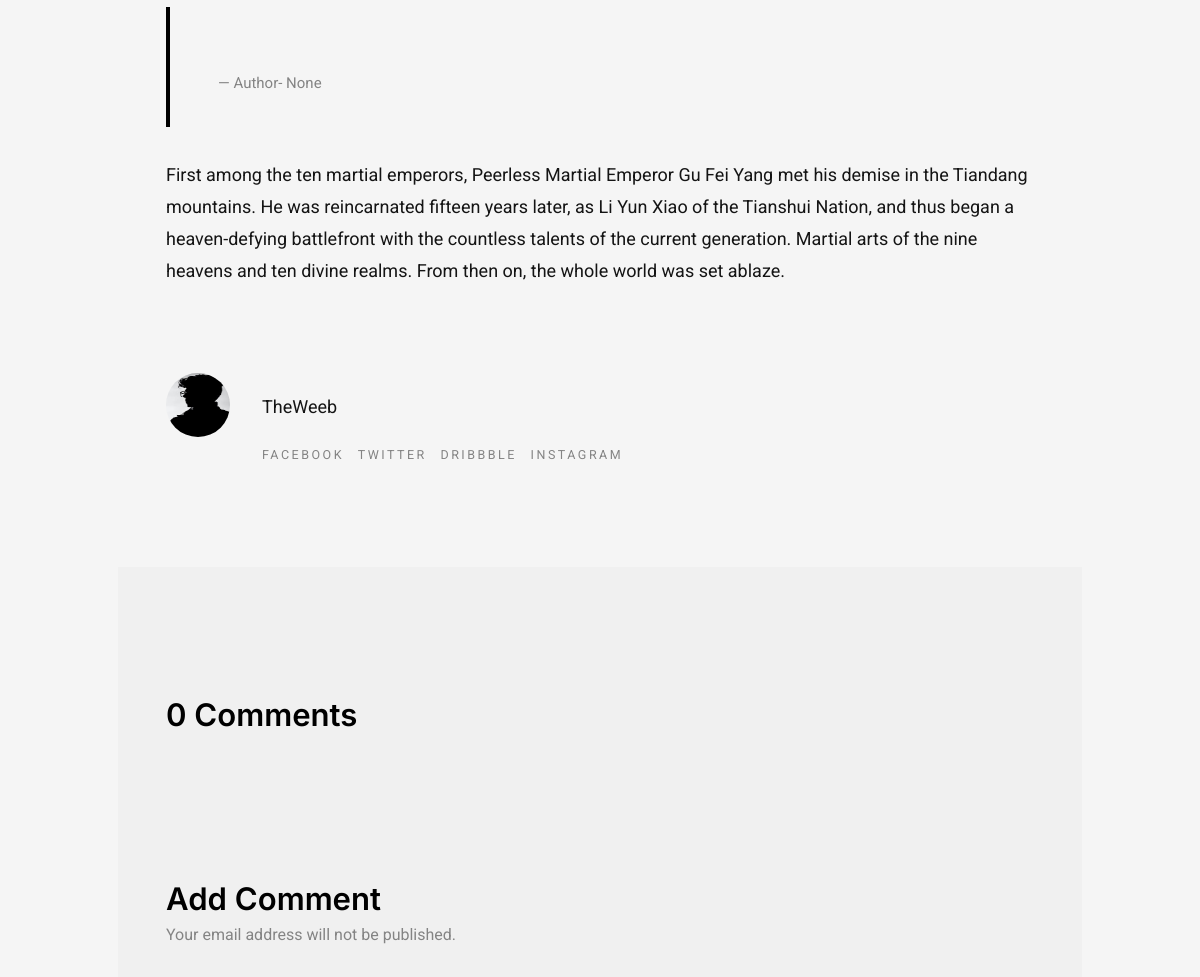
/article-detail/2 (middle part), run on an earlier commit of the app's database.
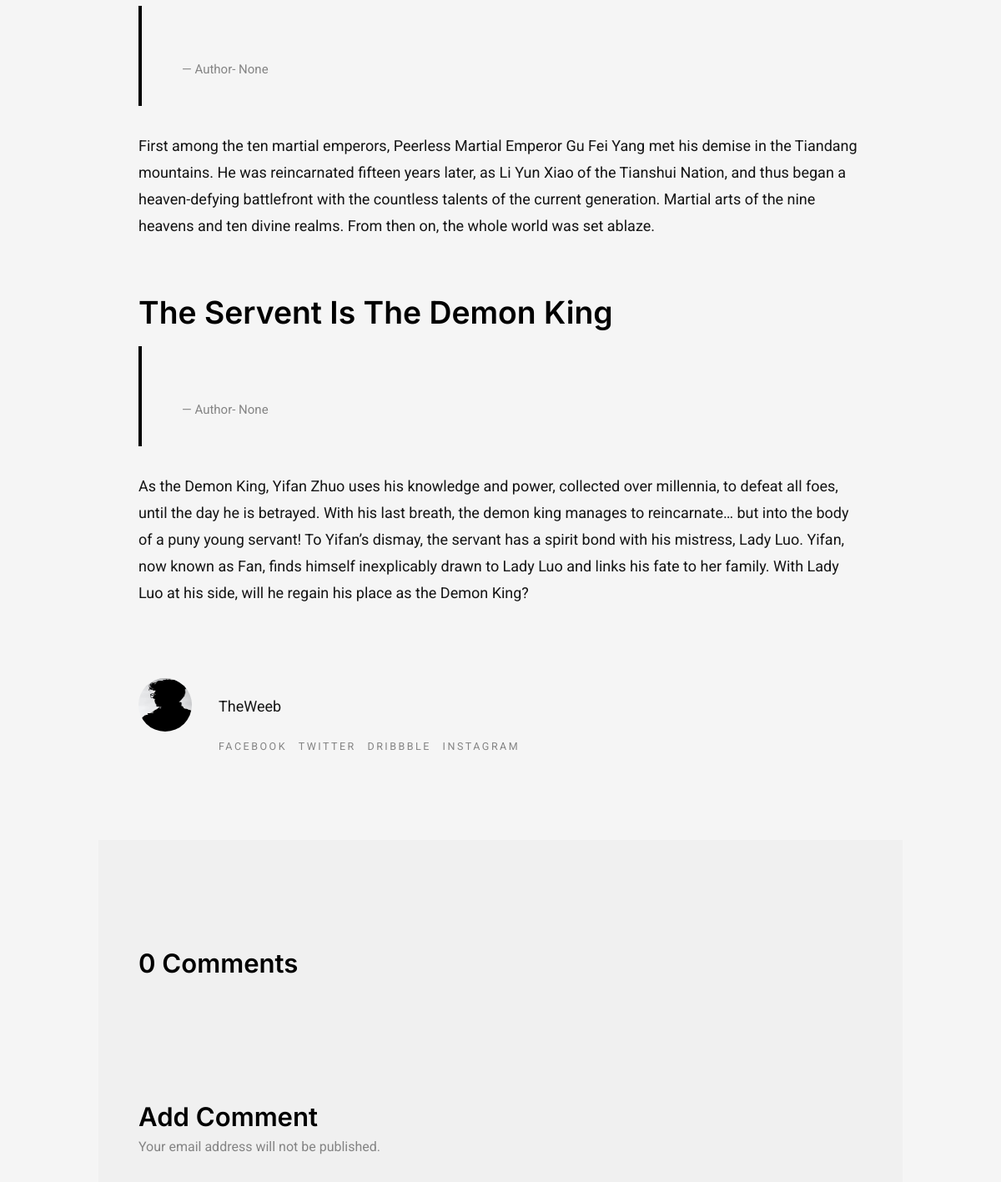
And on a later commit of the database.
### weebs/models.py (models this page shows, shortened)
class manhua(models.Model):
    title = models.CharField(max_length=225)
    image = models.ImageField(null=True,blank=True,upload_to="images/")
    categoryimage = models.ImageField(null=True,blank=True,upload_to="images/category")
    author = models.CharField(max_length=225,null=True, blank=True)
    about = models.TextField(null=True, blank=True)
    story = models.TextField()
    chapters = models.IntegerField(null=True , blank=True)
    type = models.CharField(max_length=23,null=True,blank=True)

class AllPost(models.Model):
    title = models.CharField(max_length=225)
    author = models.ForeignKey(User,on_delete=models.CASCADE)
    body = models.TextField(null=True, blank=True)
    manhwa = models.ManyToManyField(manhwa,blank=True)
    manhua = models.ManyToManyField(manhua,blank=True)
    poster_image_lg = models.ImageField(blank=True,null=True,upload_to='images/')
    poster_image = models.ImageField(blank=True,null=True,upload_to='images/Poster')
    poster_image_md = models.ImageField(blank=True,null=True,upload_to='images/')
    poster_image_sm = models.ImageField(blank=True,null=True,upload_to='images/')
    posted_on = models.DateTimeField(blank=True,null=True)
    Type = models.CharField(max_length=45,null=True,blank=True)
    post_type = models.CharField(max_length=34,null=True,blank=True)

### weebs/views.py (the view)
# urls.py: path('article-detail/<int:pk>',views.article_detail,name='article-detail'),
def article_detail(request,pk ):
    posts = AllPost.objects.filter(pk = pk)
    count = 0
    for post in posts:
        for comment in post.comments.all():
            count += 1
    return render(request,'weebs/article-detail.html',{
        "posts":posts,
        "count":count
    })

### weebs/templates/weebs/article-detail.html (shortened to what this page needs)
{% extends 'weebs/base.html' %}
{% load static %}
{% block body %}
<section class="s-content s-content--single">
    <div class="row">
        <div class="column large-12">
{% for post in posts %}
    <article class="s-post entry format-standard">
        <div class="s-content__primary">
            {% if post.Type == 'manhua' %}
                {% for post in post.manhua.all %}
                <h2>{{ post.title }}</h2>
                <blockquote>
                    <cite>Author- {{ post.author}}</cite>
                </blockquote>
                <p>{{ post.story }}</p>
                {% endfor %}
            {% endif %}
            <div class="s-content__author">
                <img src=" {% static 'images/avatars/user-06.jpg' %} " alt="">
                <div class="about">
                    <p>{{ post.author }}
                    </p>
                    <ul class="author-social">
                        <li><a href=" {% static '#0' %} ">Facebook</a></li>
                        <li><a href=" {% static '#0' %} ">Twitter</a></li>
                        <li><a href=" {% static '#0' %} ">Dribbble</a></li>
                        <li><a href=" {% static '#0' %} ">Instagram</i></a></li>
                    </ul>
                </div>
            </div>
        </div>
    </article>
    <div class="comments-wrap">
        <div id="comments" class="row">
            <div class="column">
                <h3>{{ count }} Comments</h3>
            </div>
        </div>
        <div class="row comment-respond">
            <div id="respond" class="column">
                <h3>
                Add Comment
                <span>Your email address will not be published.</span>
                </h3>
                <form name="contactForm" id="contactForm" method="post" action="{% url 'comment' post.id %}" autocomplete="off">
                </form>
            </div>
        </div>
    </div>
{% endfor %}
</div>
</div>
</section>
{% endblock %}

What changed in the data, as far as the page shows it:
added manhua: title "The Servent Is The Demon King", author "None", story "As the Demon King, Yifan Zhuo uses his knowledge and power, collected over millennia, to defeat all foes, until the day he is betrayed. With his last breath, the demon king manages to reincarnate… but into the body of a puny young servant! To Yifan’s dismay, the servant has a spirit bond with his mistress, Lady Luo. Yifan, now known as Fan, finds himself inexplicably drawn to Lady Luo and links his fate to her family. With Lady Luo at his side, will he regain his place as the Demon King?"
